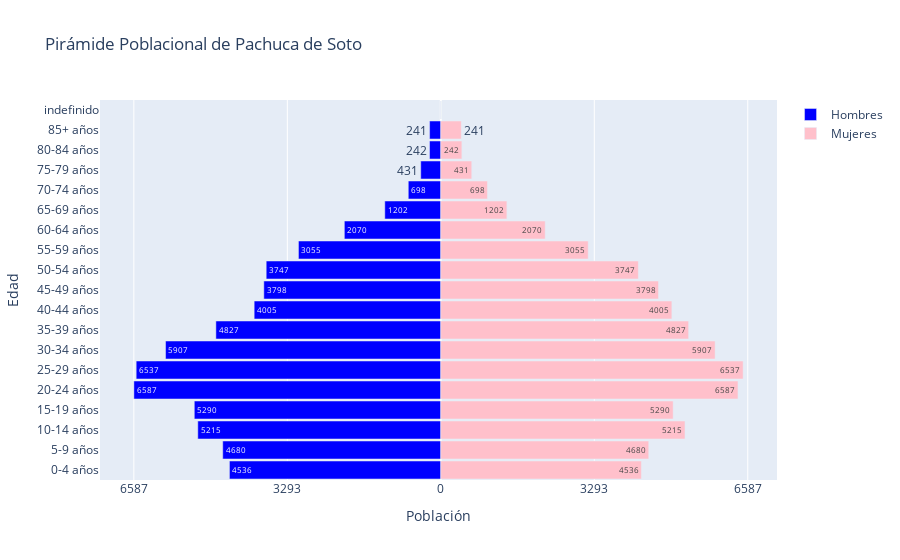

The notebook cell this image was saved under:
### Markdown cell above
Piramide poblacional Municipal Plotly

### Code cell
import pandas as pd
import plotly.graph_objects as go
municipio = "Pachuca de Soto" 
df_municipio = df_poblacion_mpios_total[df_poblacion_mpios_total['Nombre Localidad Unidad'] == municipio]

quinquenios = ['0-4 años', '5-9 años', '10-14 años', '15-19 años', '20-24 años', '25-29 años', '30-34 años', 
               '35-39 años', '40-44 años', '45-49 años', '50-54 años', '55-59 años', '60-64 años', '65-69 años', 
               '70-74 años', '75-79 años', '80-84 años', '85+ años', 'indefinido']

poblacion_masculina = [-df_municipio[f'h{q}'].values[0] for q in quinquenios]  # Valores negativos para la gráfica
poblacion_femenina = [df_municipio[f'm{q}'].values[0] for q in quinquenios]

fig = go.Figure()

fig.add_trace(go.Bar(
    y=quinquenios,
    x=poblacion_masculina,
    name='Hombres',
    orientation='h',
    marker=dict(color='blue'),
    hovertemplate='%{y}: %{text}<extra></extra>',
    text=[abs(val) for val in poblacion_masculina]
))

fig.add_trace(go.Bar(
    y=quinquenios,
    x=poblacion_femenina,
    name='Mujeres',
    orientation='h',
    marker=dict(color='pink'),
    hovertemplate='%{y}: %{x}<extra></extra>',
    text=[abs(val) for val in poblacion_masculina]
))

max_val = max(max(poblacion_femenina), abs(min(poblacion_masculina)))
tickvals = [-max_val, -max_val/2, 0, max_val/2, max_val]
ticktext = [str(int(abs(val))) for val in tickvals]

fig.update_layout(
    title=f'Pirámide Poblacional de {municipio}',
    xaxis_title='Población',
    yaxis_title='Edad',
    barmode='relative',
    bargap=0.1,
    bargroupgap=0,
    xaxis=dict(
        tickvals=tickvals,
        ticktext=ticktext
    )
)
fig.show()

### Figure 1 — Plotly figure (JSON) as saved in the notebook; plotly's stock layout.template omitted (floating-point values rounded to 4 significant figures)
{"data": [{"hovertemplate": "%{y}: %{text}<extra></extra>", "marker": {"color": "blue"}, "name": "Hombres", "orientation": "h", "text": ["4536", "4680", "5215", "5290", "6587", "6537", "5907", "4827", "4005", "3798", "3747", "3055", "2070", "1202", "698", "431", "242", "241", "0"], "type": "bar", "x": [-4536, -4680, -5215, -5290, -6587, -6537, -5907, -4827, -4005, -3798, -3747, -3055, -2070, -1202, -698, -431, -242, -241, 0], "y": ["0-4 años", "5-9 años", "10-14 años", "15-19 años", "20-24 años", "25-29 años", "30-34 años", "35-39 años", "40-44 años", "45-49 años", "50-54 años", "55-59 años", "60-64 años", "65-69 años", "70-74 años", "75-79 años", "80-84 años", "85+ años", "indefinido"]}, {"hovertemplate": "%{y}: %{x}<extra></extra>", "marker": {"color": "pink"}, "name": "Mujeres", "orientation": "h", "text": ["4536", "4680", "5215", "5290", "6587", "6537", "5907", "4827", "4005", "3798", "3747", "3055", "2070", "1202", "698", "431", "242", "241", "0"], "type": "bar", "x": [4305, 4462, 5240, 4986, 6377, 6488, 5887, 5318, 4958, 4671, 4239, 3163, 2240, 1418, 1001, 664, 452, 440, 0], "y": ["0-4 años", "5-9 años", "10-14 años", "15-19 años", "20-24 años", "25-29 años", "30-34 años", "35-39 años", "40-44 años", "45-49 años", "50-54 años", "55-59 años", "60-64 años", "65-69 años", "70-74 años", "75-79 años", "80-84 años", "85+ años", "indefinido"]}], "layout": {"bargap": 0.1, "bargroupgap": 0, "barmode": "relative", "title": {"text": "Pirámide Poblacional de Pachuca de Soto"}, "xaxis": {"ticktext": ["6587", "3293", "0", "3293", "6587"], "tickvals": [-6587, -3294.0, 0, 3294.0, 6587], "title": {"text": "Población"}}, "yaxis": {"title": {"text": "Edad"}}}}
